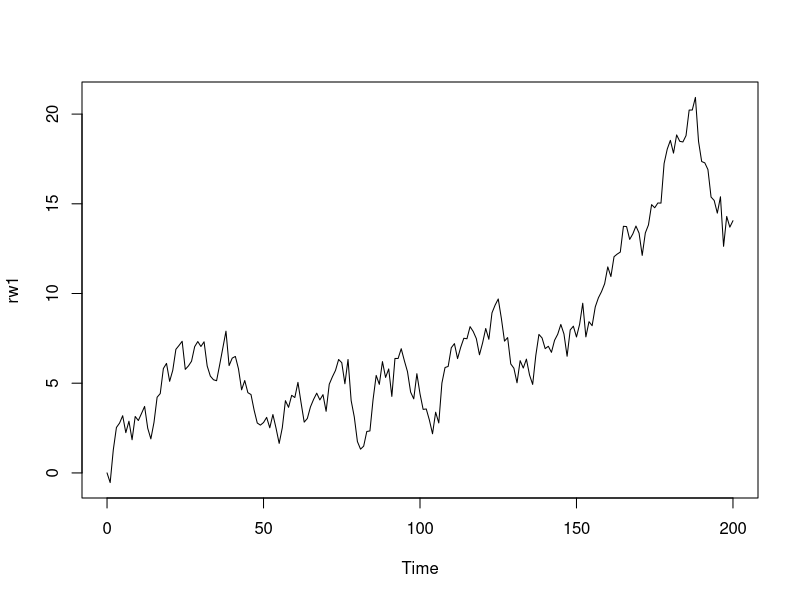
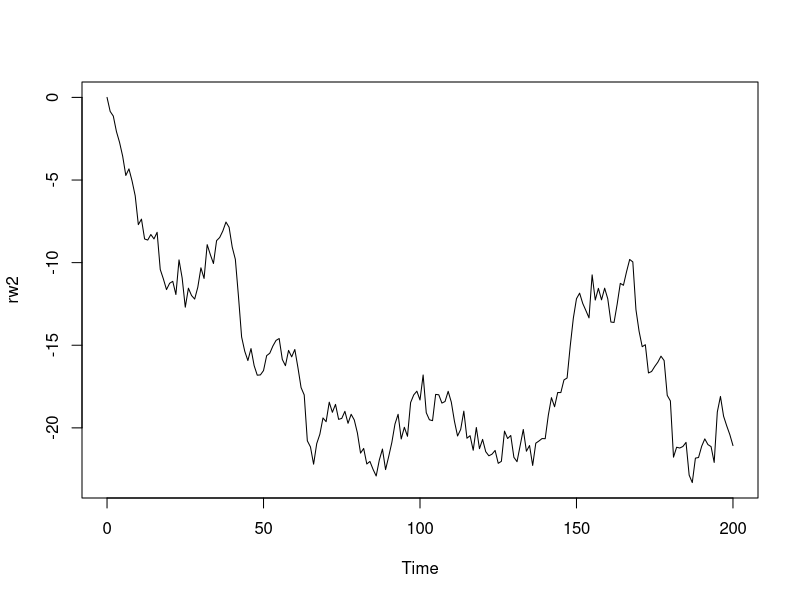
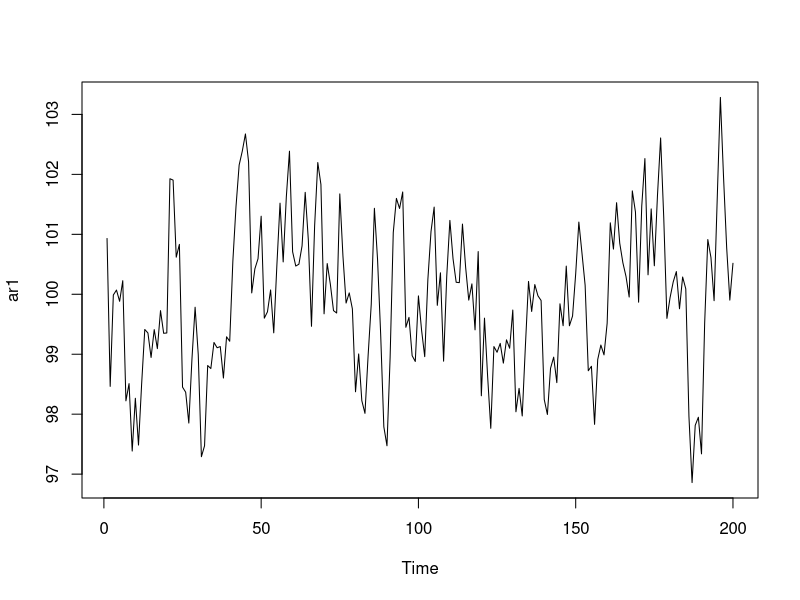
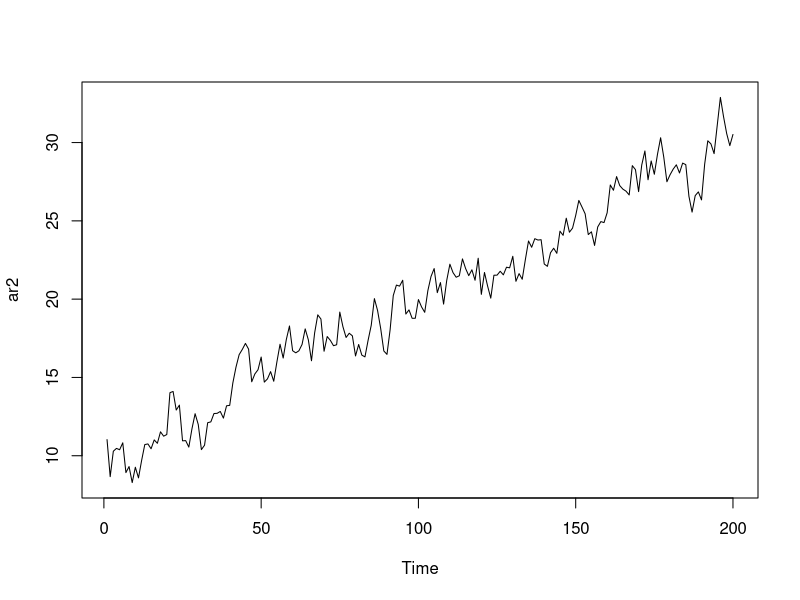

R code for these plots, in order:
## ---- chunk 1
knitr::opts_chunk$set(echo = TRUE)
## ---- chunk 2
library(urca)
## install.packages("urca")
## ---- chunk 3
rw1 <- arima.sim(model = list(order = c(0, 1, 0)), n = 200)
rw2 <- arima.sim(model = list(order = c(0, 1, 0)), n = 200)

# rw2 <- 1.5 * rw1 + rnorm(n = 200)
plot(rw1)
plot(rw2)
## ---- chunk 4
summary(lm(rw2 ~ rw1))
## ---- chunk 5
## Unit root (ur)
summary(ur.df(rw1, type = "none", lags = 0))
## ---- chunk 6
set.seed(5454) ## For reproducibility of the simulation results
ar1 <- 100 + arima.sim(model = list(order = c(1, 0, 0), ar = c(0.7)), n = 200)
plot(ar1)
## ---- chunk 7
summary(ur.df(ar1, type = "none", lags = 0))
## ---- chunk 8
summary(ur.df(ar1, type = "drift", lags = 0))
## ---- chunk 9
set.seed(5454) ## For reproducibility of the simulation results
ar2 <- 10 + 0.1*(1:200) + arima.sim(model = list(order = c(1, 0, 0), ar = c(0.7)), n = 200)
plot(ar2)
## ---- chunk 10
summary(ur.df(ar2, type = "drift", lags = 0))
## ---- chunk 11
summary(ur.df(ar2, type = "trend", lags = 0))
